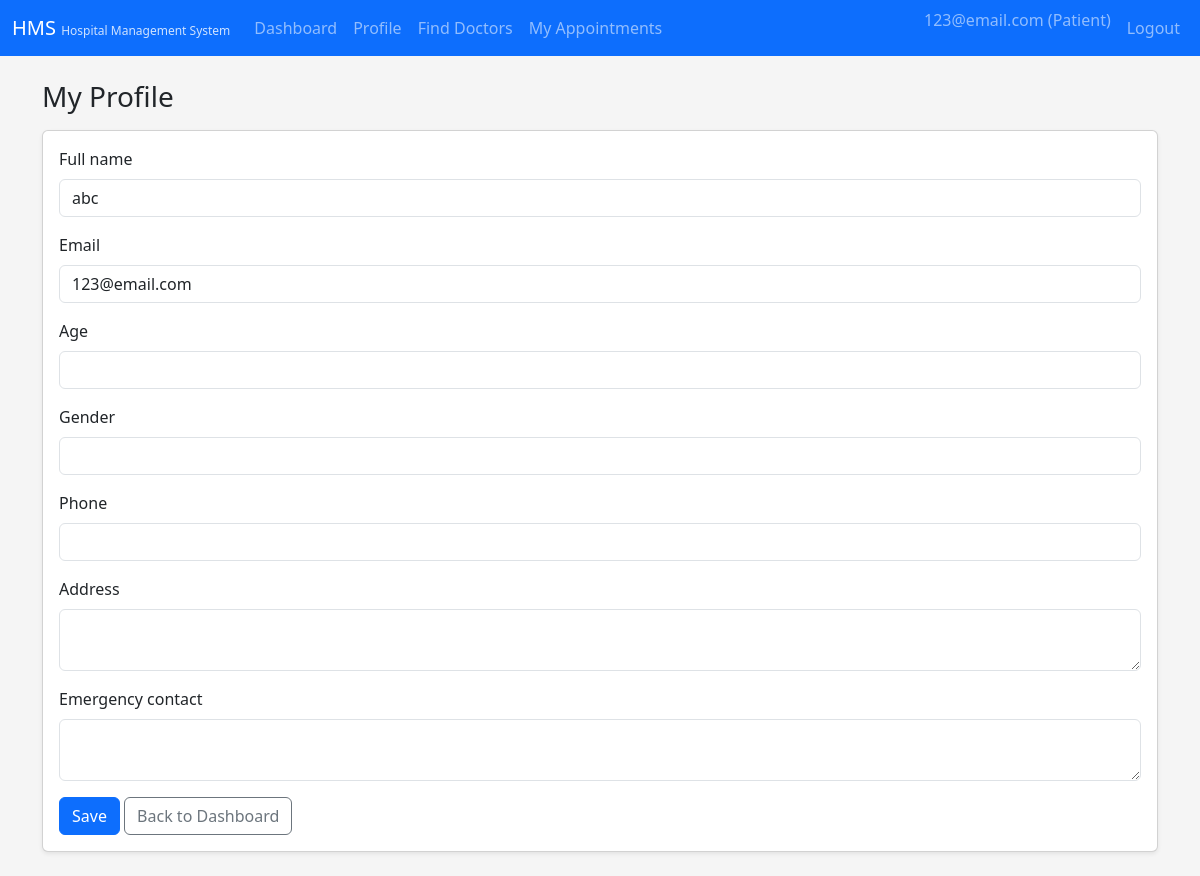
The page /patient/profile (signed in) on the database its author committed.
### tables this page shows
CREATE TABLE users (
    id INTEGER PRIMARY KEY AUTOINCREMENT,
    email TEXT NOT NULL UNIQUE,
    password_hash TEXT NOT NULL,
    role TEXT NOT NULL CHECK (role IN ('admin', 'doctor', 'patient')),
    status TEXT NOT NULL DEFAULT 'active' CHECK (status IN ('active', 'blacklisted'))
);

CREATE TABLE patient_profiles (
    id INTEGER PRIMARY KEY AUTOINCREMENT,
    user_id INTEGER NOT NULL UNIQUE,
    name TEXT NOT NULL,
    age INTEGER,
    gender TEXT,
    phone TEXT,
    address TEXT,
    emergency_contact TEXT,
    FOREIGN KEY (user_id) REFERENCES users (id) ON DELETE CASCADE
);

### patient_routes.py (the view, shortened to what this page needs)
    @app.route("/patient/profile", methods=["GET", "POST"])
    @role_required("patient")
    def patient_profile():
        patient = get_patient_profile_for_current_user()
        if not patient:
            flash("Patient profile not found.", "danger")
            return redirect(url_for("logout"))
        conn = get_db()
        cur = conn.cursor()
        cur.execute("SELECT email FROM users WHERE id = ?", (patient["user_id"],))
        user_row = cur.fetchone()
        email = user_row["email"] if user_row else ""
        conn.close()
        patient = get_patient_profile_for_current_user()
        return render_template("patient/profile.html", patient=patient, email=email)

### app.py (called while the page is built)
@login_manager.user_loader
def load_user(user_id):
    conn = get_db()
    cur = conn.cursor()
    cur.execute("SELECT * FROM users WHERE id = ?", (user_id,))
    row = cur.fetchone()
    conn.close()
    if row:
        return User(row)
    return None

### db.py (called while the page is built)
def get_db():
    conn = sqlite3.connect(
        DB_PATH,
        timeout=10.0,          # wait up to 10s for locks instead of failing immediately
        check_same_thread=False,  # allow multi-threaded access (Flask dev server)
    )
    conn.row_factory = sqlite3.Row  # access columns by name: row["email"]
    conn.execute("PRAGMA foreign_keys = ON;")
    conn.execute("PRAGMA journal_mode = WAL;")
    return conn

### security.py (called while the page is built)
def role_required(role):
    def decorator(view_func):
        @wraps(view_func)
        @login_required
        def wrapped(*args, **kwargs):
            if current_user.role != role:
                flash("You are not authorized to view this page.", "danger")
                return redirect(url_for("index"))
            if current_user.status != "active":
                flash("Your account is not active. Please contact hospital staff.", "warning")
                return redirect(url_for("logout"))
            return view_func(*args, **kwargs)
        return wrapped
    return decorator

def get_patient_profile_for_current_user():
    conn = get_db()
    cur = conn.cursor()
    cur.execute("SELECT * FROM patient_profiles WHERE user_id = ?", (current_user.id,))
    patient = cur.fetchone()
    conn.close()
    return patient

### templates/patient/profile.html (shortened to what this page needs)
{% extends "base.html" %}
{% block content %}
<h3 class="mb-3">My Profile</h3>
<form method="post" class="card shadow-sm">
  <div class="card-body">
    <div class="mb-3">
      <label for="name" class="form-label">Full name</label>
      <input
        type="text"
        id="name"
        name="name"
        class="form-control"
        value="{{ patient.name or '' }}"
        required
      >
    </div>
    <div class="mb-3">
      <label for="email" class="form-label">Email</label>
      <input
        type="email"
        id="email"
        name="email"
        class="form-control"
        value="{{ email or '' }}"
        required
      >
    </div>
    <div class="mb-3">
      <label for="age" class="form-label">Age</label>
      <input
        type="number"
        id="age"
        name="age"
        class="form-control"
        value="{{ patient.age or '' }}"
      >
    </div>
    <div class="mb-3">
      <label for="gender" class="form-label">Gender</label>
      <input
        type="text"
        id="gender"
        name="gender"
        class="form-control"
        value="{{ patient.gender or '' }}"
      >
    </div>
    <div class="mb-3">
      <label for="phone" class="form-label">Phone</label>
      <input
        type="text"
        id="phone"
        name="phone"
        class="form-control"
        value="{{ patient.phone or '' }}"
      >
    </div>
    <div class="mb-3">
      <label for="address" class="form-label">Address</label>
      <textarea
        id="address"
        name="address"
        class="form-control"
        rows="2"
      >{{ patient.address or '' }}</textarea>
    </div>
    <div class="mb-3">
      <label for="emergency_contact" class="form-label">Emergency contact</label>
      <textarea
        id="emergency_contact"
        name="emergency_contact"
        class="form-control"
        rows="2"
      >{{ patient.emergency_contact or '' }}</textarea>
    </div>
    <button type="submit" class="btn btn-primary">Save</button>
    <a href="{{ url_for('patient_dashboard') }}" class="btn btn-outline-secondary">
      Back to Dashboard
    </a>
  </div>
</form>
{% endblock %}

### templates/base.html (shortened to what this page needs)
<!doctype html>
<html lang="en">
<head>
  <link
    href="https://cdn.jsdelivr.net/npm/bootstrap@5.3.3/dist/css/bootstrap.min.css"
    rel="stylesheet"
  >
</head>
<body>
<nav class="navbar navbar-expand-lg navbar-dark bg-primary">
  <div class="container-fluid">
    <a class="navbar-brand" href="{{ url_for('index') }}">
      HMS
      <span class="small d-none d-sm-inline">Hospital Management System</span>
    </a>
    <div class="collapse navbar-collapse" id="navbarContent">
      <ul class="navbar-nav me-auto mb-2 mb-lg-0">
        {% if current_user.is_authenticated %}
              {% if current_user.role == 'admin' %}
            <li class="nav-item">
              <a class="nav-link" href="{{ url_for('admin_dashboard') }}">Dashboard</a>
            </li>
          {% elif current_user.role == 'doctor' %}
            <li class="nav-item">
              <a class="nav-link" href="{{ url_for('doctor_dashboard') }}">Dashboard</a>
            </li>
          {% elif current_user.role == 'patient' %}
            <li class="nav-item">
              <a class="nav-link" href="{{ url_for('patient_dashboard') }}">Dashboard</a>
            </li>
            <li class="nav-item">
              <a class="nav-link" href="{{ url_for('patient_profile') }}">Profile</a>
            </li>
            <li class="nav-item">
              <a class="nav-link" href="{{ url_for('patient_doctors') }}">Find Doctors</a>
            </li>
            <li class="nav-item">
              <a class="nav-link" href="{{ url_for('patient_appointments') }}">My Appointments</a>
            </li>
          {% endif %}
        {% endif %}
      </ul>
      <ul class="navbar-nav ms-auto">
        {% if current_user.is_authenticated %}
          <li class="nav-item">
            <span class="navbar-text me-2">
              {{ current_user.email }} ({{ current_user.role|capitalize }})
            </span>
          </li>
          <li class="nav-item">
            <a class="nav-link" href="{{ url_for('logout') }}">Logout</a>
          </li>
        {% else %}
          <li class="nav-item">
            <a class="nav-link" href="{{ url_for('login') }}">Login</a>
          </li>
        {% endif %}
      </ul>
    </div>
  </div>
</nav>
<main class="container py-4">
  {% block content %}{% endblock %}
</main>
</body>
</html>

### templates/base.html (style rules this page uses)
body { background-color: #f5f5f5; }
.navbar-brand span.small { font-size: 0.75rem; opacity: 0.8; }

### rows shown on the page
users: email "123@email.com", role "Patient"
patient_profiles: name "abc"
